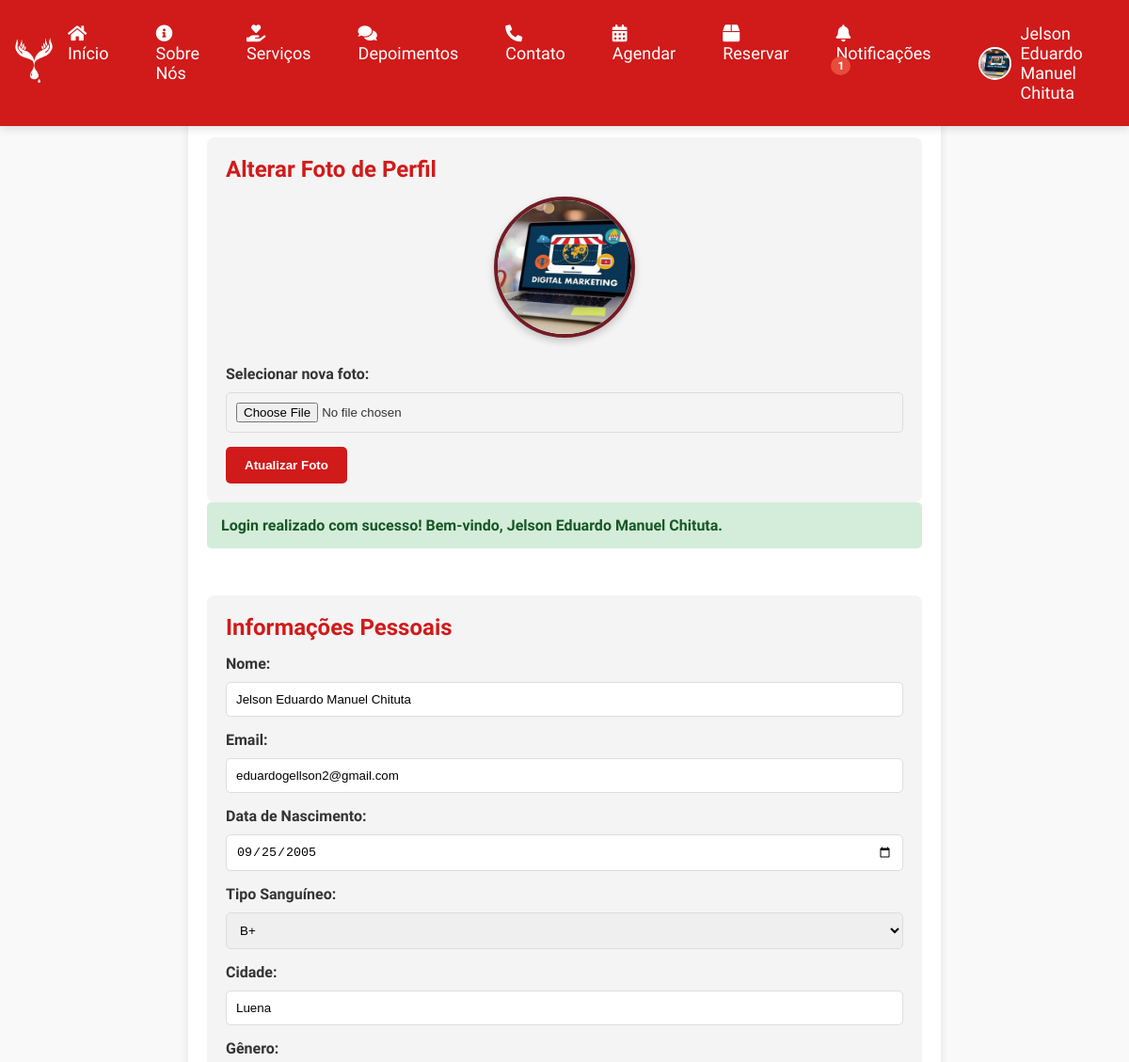
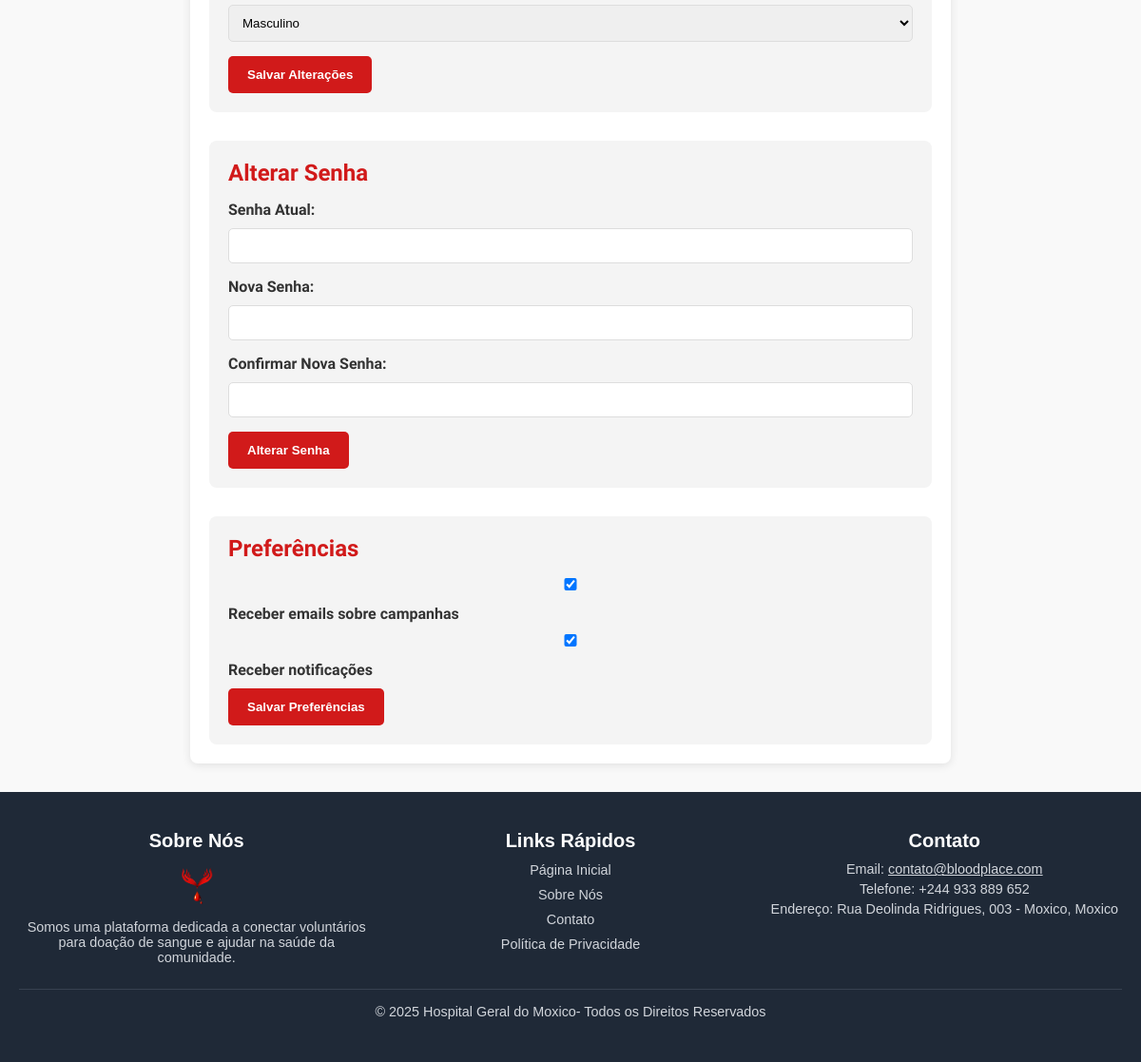
/edit_profile.php (signed in), run on the app's committed database (2 pictures, top to bottom).
### tables this page shows
CREATE TABLE `users` (
  `id` int(11) NOT NULL,
  `name` varchar(100) NOT NULL,
  `email` varchar(255) NOT NULL,
  `password` varchar(255) NOT NULL,
  `birthdate` date NOT NULL,
  `blood_type` varchar(3) NOT NULL,
  `city` varchar(100) NOT NULL,
  `created_at` timestamp NOT NULL DEFAULT current_timestamp(),
  `profile_picture` varchar(255) DEFAULT 'default_profile.jpg',
  `cover_picture` varchar(255) DEFAULT 'default_cover.jpg',
  `status` enum('active','inactive') DEFAULT 'active',
  `gender` varchar(10) NOT NULL
);

### edit_profile.php (the view, shortened to what this page needs)
<?php
$host = 'localhost';
$dbname = 'blood_place';
$user = 'root';
$password = 'root';
try {
    $pdo = new PDO("mysql:host=$host;dbname=$dbname", $user, $password);
    $pdo->setAttribute(PDO::ATTR_ERRMODE, PDO::ERRMODE_EXCEPTION);
    $stmt = $pdo->prepare("SELECT name, email, birthdate, blood_type, city, profile_picture, gender FROM users WHERE id = :id");
    $stmt->bindParam(':id', $_SESSION['user_id']);
    $stmt->execute();
    $user = $stmt->fetch(PDO::FETCH_ASSOC);
    $today = new DateTime();
    $maxDate = (clone $today)->sub(new DateInterval('P18Y'))->format('Y-m-d');
    $minDate = (clone $today)->sub(new DateInterval('P69Y'))->format('Y-m-d');
} catch (PDOException $e) {
    die("Erro ao conectar ao banco de dados: " . $e->getMessage());
}
?>
<!DOCTYPE html>
<html lang="pt-BR">
<head>
    <link rel="stylesheet" href="edit_profile.css">
</head>
<body>
    <?php include_once "header.php" ?>
    <section class="edit-profile-container">
        <h2>Editar Perfil</h2>
        <div class="profile-section">
            <h3>Alterar Foto de Perfil</h3>
            <img src="<?php echo htmlspecialchars($user['profile_picture'] ?: 'uploads/default_profile.png'); ?>" alt="Foto de Perfil" width="150" height="150"><br>
            <form action="edit_profile.php" method="POST" enctype="multipart/form-data">
                <label for="profile_picture">Selecionar nova foto:</label>
                <input type="file" id="profile_picture" name="profile_picture" required>
                <button type="submit" name="upload_picture">Atualizar Foto</button>
            </form>
        </div>
        <?php if (isset($_SESSION['success_message'])): ?>
            <div class="alert success">
                <?php echo $_SESSION['success_message'];
                unset($_SESSION['success_message']); ?>
            </div>
        <?php endif; ?>
        <div class="profile-sections">
            <div class="profile-section">
                <h3>Informações Pessoais</h3>
                <form action="edit_profile.php" method="POST">
                    <label for="name">Nome:</label>
                    <input type="text" id="name" name="name" value="<?php echo htmlspecialchars($user['name']); ?>" required>
                    <label for="email">Email:</label>
                    <input type="email" id="email" name="email" value="<?php echo htmlspecialchars($user['email']); ?>" required>
                    <label for="birthdate">Data de Nascimento:</label>
                    <input type="date" id="birthdate" name="birthdate"
                        value="<?php echo htmlspecialchars($user['birthdate']); ?>"
                        min="<?php echo $minDate; ?>"
                        max="<?php echo $maxDate; ?>"
                        required>
                    <label for="blood_type">Tipo Sanguíneo:</label>
                    <select id="blood_type" name="blood_type" required>
                        <option value="B+" <?php echo $user['blood_type'] === 'B+' ? 'selected' : ''; ?>>B+</option>
                    </select>
                    <label for="city">Cidade:</label>
                    <input type="text" id="city" name="city" value="<?php echo htmlspecialchars($user['city']); ?>" required>
                    <label for="gender">Gênero:</label>
                    <select id="gender" name="gender" required>
                        <option value="Masculino" <?php echo $user['gender'] === 'Masculino' ? 'selected' : ''; ?>>Masculino</option>
                    </select>
                    <button type="submit" name="update_profile" class="btn">Salvar Alterações</button>
                </form>
            </div>
            <div class="profile-section">
                <h3>Alterar Senha</h3>
                <form action="edit_profile.php" method="POST">
                    <label for="current_password">Senha Atual:</label>
                    <input type="password" id="current_password" name="current_password" required>
                    <label for="new_password">Nova Senha:</label>
                    <input type="password" id="new_password" name="new_password" required>
                    <label for="confirm_password">Confirmar Nova Senha:</label>
                    <input type="password" id="confirm_password" name="confirm_password" required>
                    <button type="submit" name="change_password" class="btn">Alterar Senha</button>
                </form>
            </div>
            <div class="profile-section">
                <h3>Preferências</h3>
                <form action="edit_profile.php" method="POST">
                    <label>
                        <input type="checkbox" name="receive_emails" checked> Receber emails sobre campanhas
                    </label>
                    <label>
                        <input type="checkbox" name="receive_notifications" checked> Receber notificações
                    </label>
                    <button type="submit" name="update_preferences" class="btn">Salvar Preferências</button>
                </form>
            </div>
        </div>
    </section>
    <?php include_once "footer.php" ?>
</body>
</html>

### header.php (shortened to what this page needs)
<?php
include_once "config.php";
$userPhoto = (!empty($user['profile_picture']) && file_exists($user['profile_picture']))
    ? $user['profile_picture']
    : "uploads/profile_pictures/default-profile.jpeg";
?>
<!DOCTYPE html>
<html lang="en">
<head>
    <link href="https://cdn.jsdelivr.net/npm/bootstrap-icons/font/bootstrap-icons.css" rel="stylesheet">
    <link rel="stylesheet" href="style.css">
    <link href="https://cdnjs.cloudflare.com/ajax/libs/font-awesome/5.15.4/css/all.min.css" rel="stylesheet">
</head>
<body>
    <header class="header-bloodplace">
        <div class="logo-bloodplace">
            <a href="index.php" class="logo-link-bloodplace">
                <img src="images/Banco de Sangue Branco.png" alt="Blood Place Voluntary" class="logo-img">
            </a>
        </div>
        <nav class="nav-bloodplace">
            <a href="index.php"><i class="fas fa-home"></i> Início</a>
            <a href="about.php"><i class="fas fa-info-circle"></i> Sobre Nós</a>
            <a href="services.php"><i class="fas fa-hand-holding-heart"></i> Serviços</a>
            <a href="testimonials.php"><i class="fas fa-comments"></i> Depoimentos</a>
            <a href="contact.php"><i class="fas fa-phone-alt"></i> Contato</a>
            <?php if (isset($_SESSION['user_id'])): ?>
                <a href="schedule_donation.php"><i class="fas fa-calendar-alt"></i> Agendar</a>
                <a href="reservar.php"><i class="fas fa-box"></i> Reservar</a>
                <?php
                $notifQuery = $conn->prepare("SELECT COUNT(*) AS total FROM notifications WHERE to_user_id = :user_id AND is_read = 0");
                $notifQuery->bindParam(':user_id', $_SESSION['user_id'], PDO::PARAM_INT);
                $notifQuery->execute();
                $notifCount = $notifQuery->fetch(PDO::FETCH_ASSOC)['total'];
                ?>
                <a href="notifications.php">
                    <i class="fas fa-bell"></i> Notificações
                    <?php if ($notifCount > 0): ?>
                        <span id="notification-count" class="notification-badge"><?php echo $notifCount; ?></span>
                    <?php endif; ?>
                </a>
                <a href="profile.php" class="profile-link-bloodplace">
                    <img src="<?php echo htmlspecialchars($userPhoto, ENT_QUOTES); ?>" alt="Perfil" class="profile-img-bloodplace">
                    <?php echo htmlspecialchars($_SESSION['user_name'], ENT_QUOTES); ?>
                </a>
                <a href="logout.php"><i class="fas fa-sign-out-alt"></i> Sair</a>
            <?php else: ?>
                <a href="login.php"><i class="fas fa-sign-in-alt"></i> Login/Registro</a>
            <?php endif; ?>
        </nav>
    </header><br><br>
</body>
</html>

### edit_profile.css (style rules this page uses)
body { font-family: 'Aptos', sans-serif; margin: 0; padding: 0; color: #333; }
.edit-profile-container { max-width: 800px; margin: 30px auto; padding: 20px; background-color: white; border-radius: 8px; box-shadow: 0 2px 10px rgba(0, 0, 0, 0.1); }
.edit-profile-container h2 { font-size: 32px; color: #D11A1A; text-align: center; margin-bottom: 20px; }
.profile-sections { display: flex; flex-direction: column; gap: 30px; }
.profile-section { background-color: #f4f4f4; padding: 20px; border-radius: 8px; }
.profile-section h3 { font-size: 24px; color: #D11A1A; margin-bottom: 15px; }
.profile-section label { display: block; margin-bottom: 10px; font-weight: bold; }
.profile-section input, .profile-section select { width: 100%; padding: 10px; margin-bottom: 15px; border: 1px solid #ddd; border-radius: 5px; }
.profile-section button { background-color: #D11A1A; color: white; padding: 12px 20px; border: none; border-radius: 5px; font-weight: bold; cursor: pointer; transition: background-color 0.3s; }
.alert { padding: 15px; margin-bottom: 20px; border-radius: 5px; font-weight: bold; }
.alert.success { background-color: #d4edda; color: #155724; }

### style.css (style rules this page uses)
* { margin: 0; padding: 0; box-sizing: border-box; }
body { font-family: "Aptos", sans-serif; background-color: #f9f9f9; color: #333; }

### edit_profile.php (style rules this page uses)
.profile-section img { display: block; margin: 10px auto; border-radius: 50%; border: 4px solid #721c24; box-shadow: 0 4px 8px rgba(0, 0, 0, 0.2); object-fit: cover; }

### header.php (style rules this page uses)
body { font-family: 'Aptos', sans-serif; background-color: #f9f9f9; color: #333; }
.header-bloodplace { display: flex; justify-content: space-between; align-items: center; background: #D11A1A; padding: 15px 15px; position: fixed; width: 100%; z-index: 1000; box-shadow: 0 4px 8px rgba(0, 0, 0, 0.1); }
.logo-bloodplace { font-size: 1.5rem; }
.logo-link-bloodplace { color: white; text-decoration: none; font-weight: bold; }
.nav-bloodplace { display: flex; gap: 20px; }
.nav-bloodplace a { color: white; text-decoration: none; padding: 10px 15px; font-size: 18px; border-radius: 5px; transition: background-color 0.3s; }
.profile-link-bloodplace { display: flex; align-items: center; gap: 10px; text-decoration: none; color: white; }
.profile-img-bloodplace { width: 35px; height: 35px; border-radius: 50%; object-fit: cover; border: 2px solid white; }
.logo-img { height: 50px; width: auto; }
.notification-badge { background-color: #e74c3c; color: white; font-size: 12px; font-weight: bold; padding: 3px 7px; border-radius: 50%; position: relative; top: -10px; left: -5px; }

### footer.php (style rules this page uses)
.logo-img { height: 50px; width: auto; }

### data on the page
users: profile_picture (picture), name "Jelson Eduardo Manuel Chituta", email "eduardogellson2@gmail.com", birthdate "09/25/2005", blood_type "B+", city "Luena"

### other printed values
$notifCount "1"
$_SESSION['user_name'] "Jelson Eduardo Manuel Chituta"
$_SESSION['success_message'] "Login realizado com sucesso! Bem-vindo, Jelson Eduardo Manuel Chituta."
